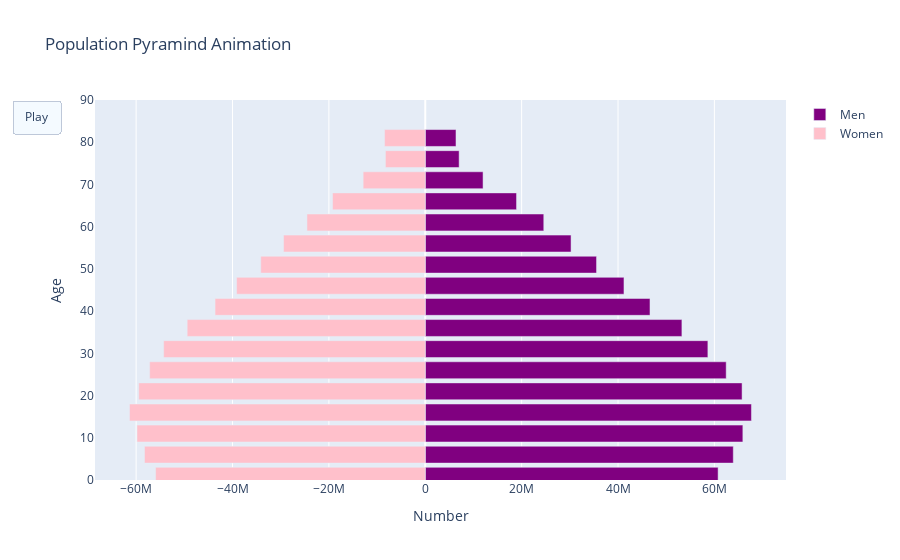

Notebook code for this chart:
### Code cell
# create initial plot
year_init = 1960
# get population dataframe
pop_df = population_df(year=year_init, country='India')

# specify layout
layout = go.Layout(barmode='overlay',
                   yaxis=go.layout.YAxis(range=[0, 90], title='Age'),
                   xaxis=go.layout.XAxis(title='Number'),
                  title_text=f"Population Pyramind Animation")

bins = [go.Bar(x = pop_df['Male'],
               y = [int(s[:2])+1 for s in age_ranges],
               orientation='h',
               name='Men',
               marker=dict(color='purple'),
               hoverinfo='skip'
               ),
        go.Bar(x = -pop_df['Female'],
               y = [int(s[:2])+1 for s in age_ranges],
               orientation='h',
               name='Women',
               marker=dict(color='pink'),
               hoverinfo='skip'
               )
       ]

#fig = go.Figure(data=bins, layout=layout)

#fig.show()

years = range(1960,2030,10)

frames = []
for y in years:
    
    # get population dataframe
    pop_df = population_df(year=y, country='India')

    # update the bins
    bins = [go.Bar(x = pop_df['Male'],
                   y = [int(s[:2])+1 for s in age_ranges],
                   orientation='h',
                   name='Men',
                   marker=dict(color='purple'),
                   hoverinfo='skip'
                   ),
            go.Bar(x = -pop_df['Female'],
                   y = [int(s[:2])+1 for s in age_ranges],
                   orientation='h',
                   name='Women',
                   marker=dict(color='pink'),
                   hoverinfo='skip'
                   )
            ]
    # create the button
    button = {
        "type": "buttons",
        "buttons": [
            {
                "label": "Play",
                "method": "animate",
                "args": [None, {"frame": {"duration": 1000}}],
            }
        ],
    }
    layout = go.Layout(barmode='overlay',
                   yaxis=go.layout.YAxis(range=[0, 90], title='Age'),
                   xaxis=go.layout.XAxis(title='Number'), updatemenus=[button], 
                    title_text=f"Population Pyramind Animation")
    
    # create frames
    frame = go.Frame(data=bins, layout=go.Layout(title_text=f"Population Pyramind in Year {y}"))
    frames.append(frame)


fig = go.Figure(data=bins,
                frames=frames,
                layout = layout)
                                 
# show animation
fig.show()

### Figure 1 — Plotly figure (JSON) as saved in the notebook; plotly's stock layout.template omitted (floating-point values rounded to 4 significant figures)
{"data": [{"hoverinfo": "skip", "marker": {"color": "purple"}, "name": "Men", "orientation": "h", "type": "bar", "x": [60771735, 63921193, 65906417, 67689391, 65745248, 62448056, 58647559, 53259451, 46635684, 41235304, 35543107, 30253405, 24594476, 18942792, 11995529, 7031714, 6376390], "y": [1, 6, 11, 16, 21, 26, 31, 36, 41, 46, 51, 56, 61, 66, 71, 76, 81]}, {"hoverinfo": "skip", "marker": {"color": "pink"}, "name": "Women", "orientation": "h", "type": "bar", "x": [-55952175, -58262875, -59814870, -61362594, -59457333, -57184933, -54279610, -49403314, -43621841, -39150349, -34130103, -29401712, -24542975, -19232661, -12886752, -8263871, -8441710], "y": [1, 6, 11, 16, 21, 26, 31, 36, 41, 46, 51, 56, 61, 66, 71, 76, 81]}], "layout": {"barmode": "overlay", "title": {"text": "Population Pyramind Animation"}, "updatemenus": [{"buttons": [{"args": [null, {"frame": {"duration": 1000}}], "label": "Play", "method": "animate"}], "type": "buttons"}], "xaxis": {"title": {"text": "Number"}}, "yaxis": {"range": [0, 90], "title": {"text": "Age"}}}}
